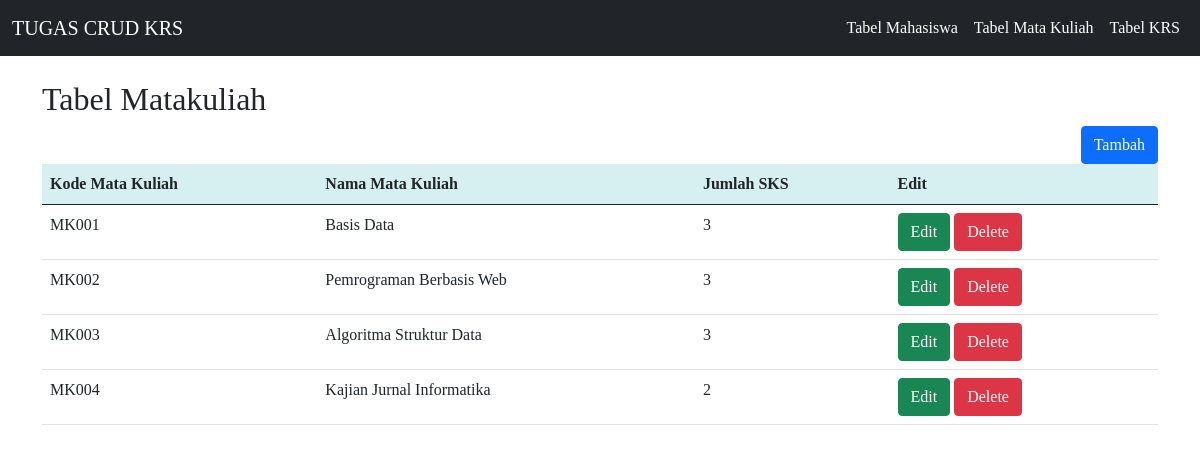
The app's page /index2.php with its own data.
### tables this page shows
CREATE TABLE `matakuliah` (
  `kodemk` char(6) NOT NULL,
  `namamk` varchar(50) NOT NULL,
  `jumlah_sks` int(3) NOT NULL
);

### index2.php (the view, shortened to what this page needs)
<!doctype html>
<html lang="en">
  <head>
    <link href="https://cdn.jsdelivr.net/npm/bootstrap@5.0.2/dist/css/bootstrap.min.css" rel="stylesheet"
>
  </head>
  <body>
    <nav class="navbar navbar-expand-lg navbar-dark bg-dark">
      <div class="container-fluid">
        <a class="navbar-brand" href="index.php">TUGAS CRUD KRS</a>
        <div class="collapse navbar-collapse" id="navbarNav">
          <ul class="navbar-nav ms-auto">
            <li class="nav-item">
              <a class="nav-link active" aria-current="page" href="index.php">Tabel Mahasiswa</a>
            </li>
            <li class="nav-item">
              <a class="nav-link active" aria-current="page" href="index2.php">Tabel Mata Kuliah</a>
            </li>
            <li class="nav-item">
              <a class="nav-link active" aria-current="page" href="index3.php">Tabel KRS</a>
            </li>
          </ul>
        </div>
      </div>
    </nav>
    <div class="container my-4">
    <div class="item">
      <h2>Tabel Matakuliah</h2>
      <a type="button" class="btn btn-primary" href="create_matkul.php">Tambah</a>
    </div>
    <table class="table">
    <thead>
      <tr>
        <th>Kode Mata Kuliah</th>
        <th>Nama Mata Kuliah</th>
        <th>Jumlah SKS</th>
        <th>Edit</th>
      </tr>
    </thead>
    <tbody>
      <?php
        include "connection.php";
        $sql = "select * from matakuliah";
        $result = $conn->query($sql);
        while($row=$result->fetch_assoc()){
          echo "
      <tr>
        <td>$row[kodemk]</td>
        <td>$row[namamk]</td>
        <td>$row[jumlah_sks]</td>
        <td>
          <a class='btn btn-success' href='edit_matkul.php?kodemk=$row[kodemk]'>Edit</a>
          <a class='btn btn-danger' href='delete_matkul.php?kodemk=$row[kodemk]'>Delete</a>
        </td>
      </tr>
      ";
        }
      ?>
    </tbody>
    </table>
    </div>
  </body>
</html>

### style.css (style rules this page uses)
* { font-family: poppins; }
.item a { float: right; }
.table thead tr th { background-color: rgb(214, 240, 241); }

### records on screen
matakuliah: kodemk "MK001", namamk "Basis Data", jumlah_sks "3"
matakuliah: kodemk "MK002", namamk "Pemrograman Berbasis Web", jumlah_sks "3"
matakuliah: kodemk "MK003", namamk "Algoritma Struktur Data", jumlah_sks "3"
matakuliah: kodemk "MK004", namamk "Kajian Jurnal Informatika", jumlah_sks "2"
